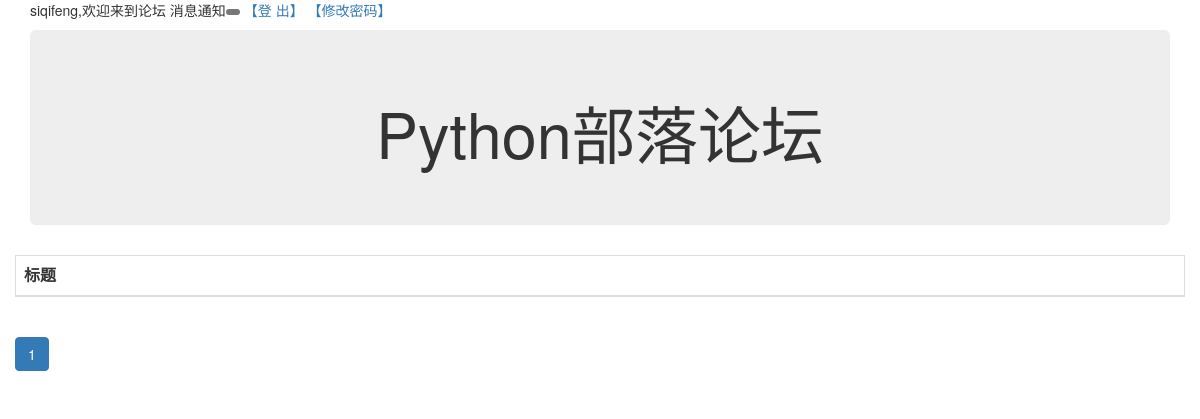
The app's page /sysmessage/list (signed in), older data.
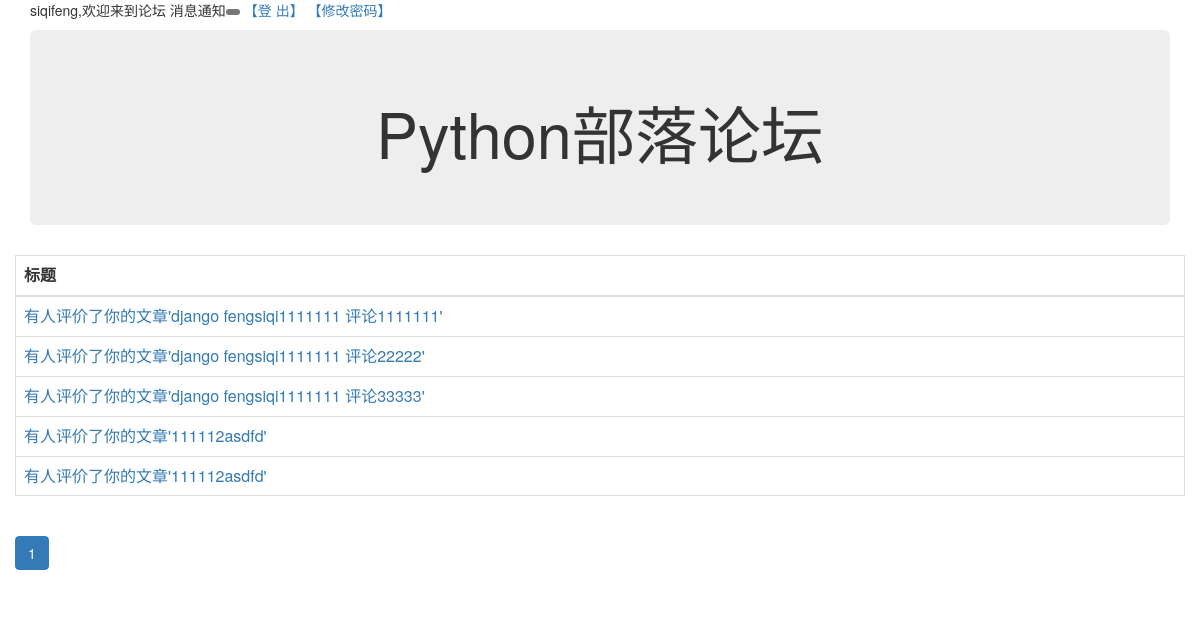
The same page, newer data.
### systemmessage/models.py (models this page shows, shortened)
class SystemMessage(models.Model):
    owner = models.ForeignKey(User,verbose_name="作者")
    content = models.CharField("内容",max_length=10000)
    link = models.CharField("事件发生链接",max_length=10000)
    status = models.IntegerField("状态",choices=((1,'已读'),(0,'未读')),default=0)
    create_timestamp = models.DateTimeField("创建时间",auto_now_add=True)
    last_update_timestamp = models.DateTimeField("更新时间",auto_now=True)
    class Meta:
        verbose_name="系统消息"
        verbose_name_plural="系统消息"

### systemmessage/view.py (the view)
def message_list(request):
    user = request.user
    page_no = int(request.GET.get("page_no","1"))
    messages = SystemMessage.objects.filter(owner=user,status=0)
    page_messages,paginate_data = paginate_queryset(messages,page_no,cnt_per_age=7)
    return render(request,"message_list.html",{"systemmessages":page_messages,"paginate_data":paginate_data})

### systemmessage/templates/message_list.html
{% extends "base.html" %}
{% block content %}
<table class="table table-bordered">
    <thead>
        <tr>
            <th>标题</th>
        </tr>
    </thead>
    <tbody>
        {% for message in systemmessages %}
        <tr>
            <td><a href="/sysmessage/read?messageId={{ message.id }}">{{ message.content }}</a></td>
        </tr>
        {% endfor %}
    </tbody>
</table>
{% include "pagination_html.html" %}
{% endblock %}

### templates/base.html (shortened to what this page needs)
<html>
   <head>
        <link rel="stylesheet" href="/static/css/bootstrap.min.css"/>
   </head>
   <body>
        <div class="container">
            <div class="row">
               <div class="col-xs-12 col-md-12" style="margin-right:15%">
                  {% if user.is_authenticated %}
                  <p>{{ user.username }},欢迎来到论坛   消息通知<span class="badge"><a href="/sysmessage/list" id="msg_count">{{ msg_cnt }}</a></span>  <a href="/accounts/logout"> 【登 出】 </a> <a href="/accounts/password_change"> 【修改密码】 </a></p>
                  {% else %}
                  <p>匿名用户，请<a href="/accounts/login">登录</a></p>
                  {% endif %}
               </div>
            </div>
            <div class="row">
                <div class="col-xs-12 col-md-12">
                   <div class="jumbotron">
                        <center><h1>Python部落论坛</h1></center>
                    </div>
                </div>
            </div>
            <div class="row" >
                    {% block content %}
                    {% endblock %}
            </div>
        </div>
   </body>
</html>

### templates/pagination_html.html (shortened to what this page needs)
<nav aria-label="Page navigation">
    <ul class="pagination">
        {% for page_num in paginate_data.page_links %}
            {% if page_num == paginate_data.page_no %}
                <li class="active">
                    <a href="?page_no={{ page_num }} ">{{ page_num }}</a>
                </li>
            {% endif %}
        {% endfor %}
    </ul>
</nav>

Row changes from the older to the newer data that the page shows:
added SystemMessage: content "有人评价了你的文章'django fengsiqi1111111 评论1111111'"
added SystemMessage: content "有人评价了你的文章'django fengsiqi1111111 评论22222'"
added SystemMessage: content "有人评价了你的文章'django fengsiqi1111111 评论33333'"
added SystemMessage: content "有人评价了你的文章'111112asdfd'"
added SystemMessage: content "有人评价了你的文章'111112asdfd'"
